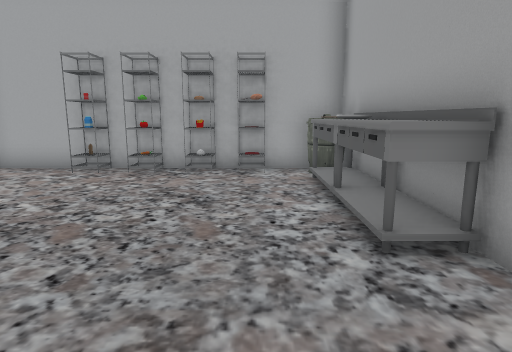
view 1 (above)

13 first-person views from a walk through a 3-D level made in the Unity game engine. The camera is 1.4 m above the floor, tilts 10° down and sees 75° across. The floor is counted in squares, 1 m on a side. Each view is taken from the middle of a square. On the plan, view 1 faces up. The plan holds only what a view shows up to about 15 squares ahead; the rest is blank. The place goes on beyond the plan. The player is left out. Some surface patterns are stand-ins.

view 2
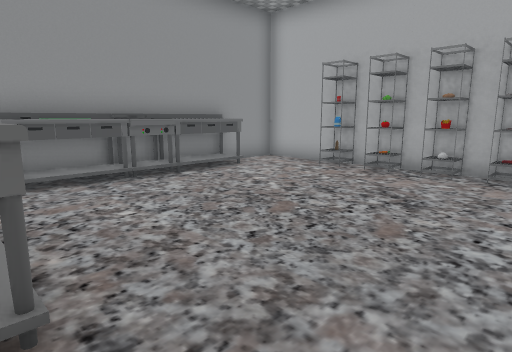

view 3
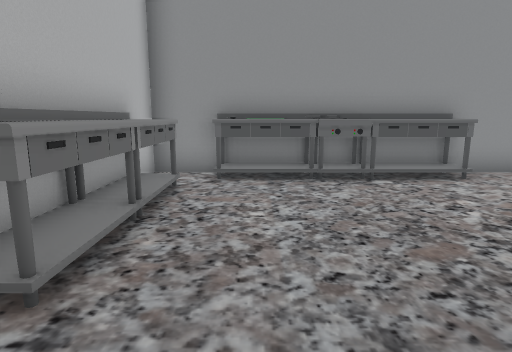

view 4
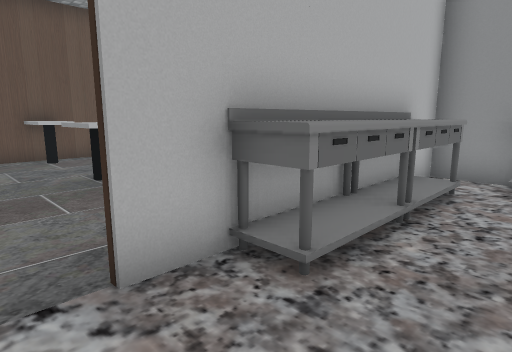

view 5
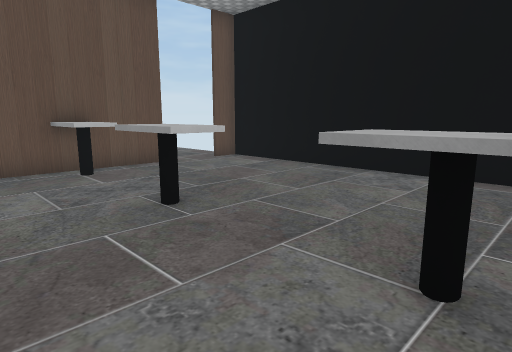

view 6
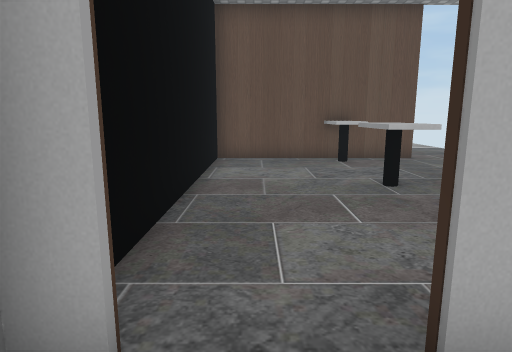

view 7
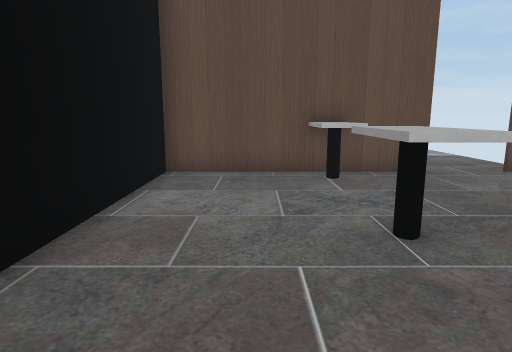

view 8
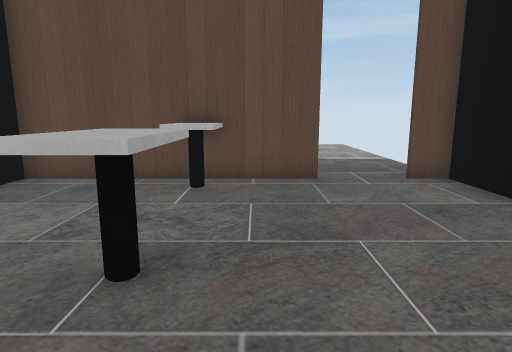

view 9
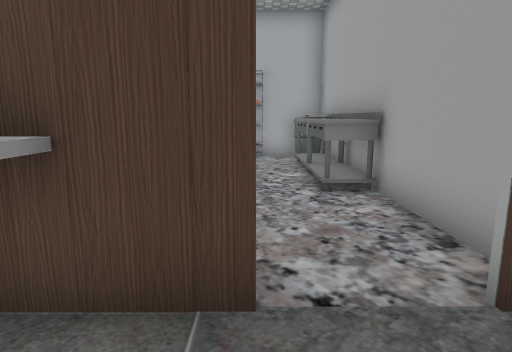

view 10
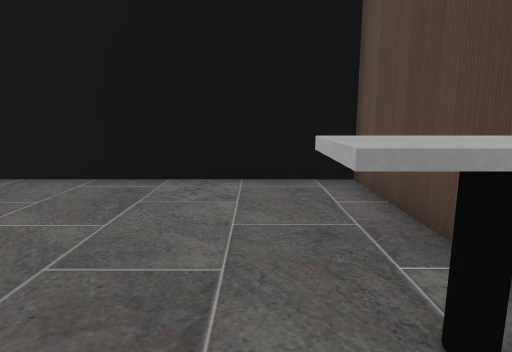

view 11
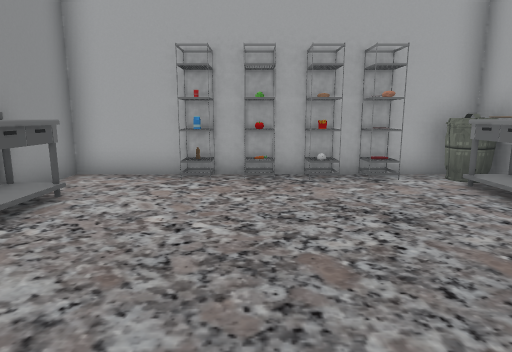

view 12
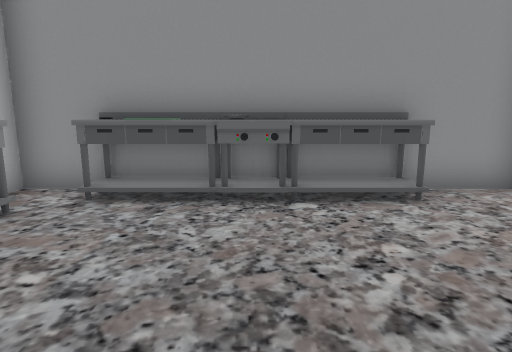

view 13
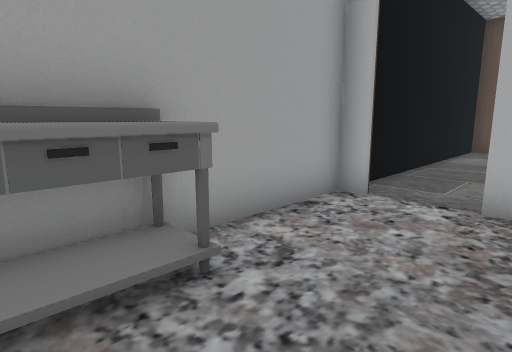

### Floor plan
Points are (right, up) in squares from view 1. A wall is a line through its corners. A room is listed if a view was taken in it or the views show most of it. See-through windows are left out.
Room 1 (views 1, 2, 3, 4, 6, 11, 12, 13)
walls: (-4.4, 9.2) (-7.5, 9.2) (-7.5, -0.6) (0, -0.6); (-1.4, 9.2) (-2.6, 9.2); (2.3, 8.4) (2.3, 9.2) (0.4, 9.2); (2.3, -0.6) (2.3, 2.6)
ways out: opening at (1, -1) to room 2
objects: other object (-7, 1) to (-7, 3); other object (-7, 4) to (-6, 4); other object (-7, 5) to (-7, 7); other object (-6, 0) to (-4, 0); other object (-4, 9); other object (-3, 0) to (-1, 0); other object (-3, 9); other object (-1, 9); other object (0, 9); other object (1, 3) to (2, 5); other object (1, 6) to (2, 7); other object (2, 8)
Room 2 (views 5, 7, 8, 9, 10)
walls: (-4.5, -10.6) (2.3, -10.6) (2.3, -1.9); (0, -0.8) (-7.5, -0.8) (-7.5, -10.6) (-6.5, -10.6)
ways out: opening at (1, -1) to room 1; opening at (-5.5, -11)
objects: other object (-2, -10) to (-1, -9); other object (-2, -7) to (-1, -5); other object (-2, -2) to (-1, -1)

Positions as (right, up) in squares from view 1, and headings:
1: (0, 0), facing up
2: (1, 0), facing up-left
3: (1, 2), facing left
4: (1, 2), facing down-left
5: (1, -1), facing down-left
6: (1, 1), facing down
7: (0, -2), facing down
8: (-3, -3), facing down
9: (0, -3), facing up
10: (0, -3), facing left
11: (-3, 1), facing up
12: (-1, 4), facing left
13: (-1, 5), facing down-right
